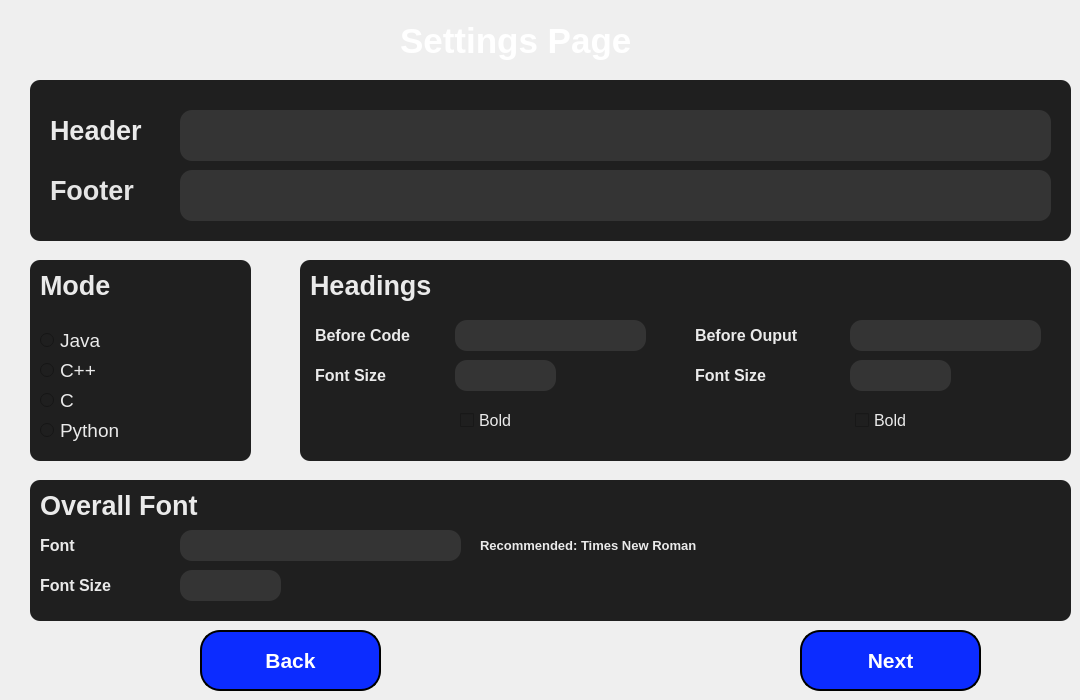
    <widget class="QWidget" name="page_2">
     <widget class="QLabel" name="label_2">
      <property name="geometry">
       <rect>
        <x>400</x>
        <y>10</y>
        <width>321</width>
        <height>61</height>
       </rect>
      </property>
      <property name="font">
       <font>
        <pointsize>26</pointsize>
        <weight>75</weight>
        <bold>true</bold>
       </font>
      </property>
      <property name="styleSheet">
       <string notr="true">color: rgb(255, 255, 255);</string>
      </property>
      <property name="text">
       <string>Settings Page</string>
      </property>
     </widget>
     <widget class="QPushButton" name="pg2_next">
      <property name="geometry">
       <rect>
        <x>800</x>
        <y>630</y>
        <width>181</width>
        <height>61</height>
       </rect>
      </property>
      <property name="font">
       <font>
        <family>Tahoma</family>
        <pointsize>16</pointsize>
        <weight>75</weight>
        <bold>true</bold>
       </font>
      </property>
      <property name="cursor">
       <cursorShape>PointingHandCursor</cursorShape>
      </property>
      <property name="styleSheet">
       <string notr="true"> QPushButton {
	background-color: rgb(12, 44, 255);
	border: 2px solid black;
	border-radius: 20px;
	color: rgb(255, 255, 255);
}
QPushButton:hover {
 	 
	background-color: rgb(0, 2, 147);
}

QPushButton:pressed{
	
	background-color: rgb(75, 192, 255);
}</string>
      </property>
      <property name="text">
       <string>Next</string>
      </property>
     </widget>
     <widget class="QPushButton" name="pg2_back">
      <property name="geometry">
       <rect>
        <x>200</x>
        <y>630</y>
        <width>181</width>
        <height>61</height>
       </rect>
      </property>
      <property name="font">
       <font>
        <family>Tahoma</family>
        <pointsize>16</pointsize>
        <weight>75</weight>
        <bold>true</bold>
       </font>
      </property>
      <property name="cursor">
       <cursorShape>PointingHandCursor</cursorShape>
      </property>
      <property name="styleSheet">
       <string notr="true"> QPushButton {
	background-color: rgb(12, 44, 255);
	border: 2px solid black;
	border-radius: 20px;
	color: rgb(255, 255, 255);
}
QPushButton:hover {
 	 
	background-color: rgb(0, 2, 147);
}

QPushButton:pressed{
	
	background-color: rgb(75, 192, 255);
}</string>
      </property>
      <property name="text">
       <string>Back</string>
      </property>
     </widget>
     <widget class="QFrame" name="pg2_ModeFrame">
      <property name="geometry">
       <rect>
        <x>30</x>
        <y>260</y>
        <width>221</width>
        <height>201</height>
       </rect>
      </property>
      <property name="styleSheet">
       <string notr="true">

QFrame{
	background-color: rgb(31, 31, 31);
	border-radius: 10px;
}</string>
      </property>
      <property name="frameShape">
       <enum>QFrame::StyledPanel</enum>
      </property>
      <property name="frameShadow">
       <enum>QFrame::Raised</enum>
      </property>
      <widget class="QLabel" name="label_9">
       <property name="geometry">
        <rect>
         <x>10</x>
         <y>0</y>
         <width>91</width>
         <height>51</height>
        </rect>
       </property>
       <property name="font">
        <font>
         <pointsize>20</pointsize>
         <weight>75</weight>
         <bold>true</bold>
        </font>
       </property>
       <property name="styleSheet">
        <string notr="true">color: rgb(234, 234, 234);</string>
       </property>
       <property name="text">
        <string>Mode</string>
       </property>
      </widget>
      <widget class="QRadioButton" name="pg2_javaRb">
       <property name="geometry">
        <rect>
         <x>10</x>
         <y>70</y>
         <width>121</width>
         <height>21</height>
        </rect>
       </property>
       <property name="font">
        <font>
         <pointsize>14</pointsize>
         <weight>50</weight>
         <bold>false</bold>
        </font>
       </property>
       <property name="styleSheet">
        <string notr="true">QRadioButton{
	color: rgb(234, 234, 234);
	
	background-color: rgb(31, 31, 31);
}</string>
       </property>
       <property name="text">
        <string>Java</string>
       </property>
      </widget>
      <widget class="QRadioButton" name="pg2_cppRb">
       <property name="geometry">
        <rect>
         <x>10</x>
         <y>100</y>
         <width>121</width>
         <height>21</height>
        </rect>
       </property>
       <property name="font">
        <font>
         <pointsize>14</pointsize>
         <weight>50</weight>
         <bold>false</bold>
        </font>
       </property>
       <property name="styleSheet">
        <string notr="true">QRadioButton{
	color: rgb(234, 234, 234);
	
	background-color: rgb(31, 31, 31);
}</string>
       </property>
       <property name="text">
        <string>C++</string>
       </property>
      </widget>
      <widget class="QRadioButton" name="pg2_cRb">
       <property name="geometry">
        <rect>
         <x>10</x>
         <y>130</y>
         <width>121</width>
         <height>21</height>
        </rect>
       </property>
       <property name="font">
        <font>
         <pointsize>14</pointsize>
         <weight>50</weight>
         <bold>false</bold>
        </font>
       </property>
       <property name="styleSheet">
        <string notr="true">QRadioButton{
	color: rgb(234, 234, 234);
	
	background-color: rgb(31, 31, 31);
}</string>
       </property>
       <property name="text">
        <string>C</string>
       </property>
      </widget>
      <widget class="QRadioButton" name="pg2_cRb_2">
       <property name="geometry">
        <rect>
         <x>10</x>
         <y>160</y>
         <width>121</width>
         <height>21</height>
        </rect>
       </property>
       <property name="font">
        <font>
         <pointsize>14</pointsize>
         <weight>50</weight>
         <bold>false</bold>
        </font>
       </property>
       <property name="styleSheet">
        <string notr="true">QRadioButton{
	color: rgb(234, 234, 234);
	
	background-color: rgb(31, 31, 31);
}</string>
       </property>
       <property name="text">
        <string>Python</string>
       </property>
      </widget>
     </widget>
     <widget class="QFrame" name="pg2_HeadingsFrame">
      <property name="geometry">
       <rect>
        <x>300</x>
        <y>260</y>
        <width>771</width>
        <height>201</height>
       </rect>
      </property>
      <property name="styleSheet">
       <string notr="true">

QFrame{
	background-color: rgb(31, 31, 31);
	border-radius: 10px;
}</string>
      </property>
      <property name="frameShape">
       <enum>QFrame::StyledPanel</enum>
      </property>
      <property name="frameShadow">
       <enum>QFrame::Raised</enum>
      </property>
      <widget class="QLabel" name="label_12">
       <property name="geometry">
        <rect>
         <x>10</x>
         <y>0</y>
         <width>161</width>
         <height>51</height>
        </rect>
       </property>
       <property name="font">
        <font>
         <pointsize>20</pointsize>
         <weight>75</weight>
         <bold>true</bold>
        </font>
       </property>
       <property name="styleSheet">
        <string notr="true">color: rgb(234, 234, 234);</string>
       </property>
       <property name="text">
        <string>Headings</string>
       </property>
      </widget>
      <widget class="QLabel" name="label_13">
       <property name="geometry">
        <rect>
         <x>15</x>
         <y>50</y>
         <width>141</width>
         <height>51</height>
        </rect>
       </property>
       <property name="font">
        <font>
         <pointsize>12</pointsize>
         <weight>75</weight>
         <bold>true</bold>
        </font>
       </property>
       <property name="styleSheet">
        <string notr="true">color: rgb(234, 234, 234);</string>
       </property>
       <property name="text">
        <string>Before Code</string>
       </property>
      </widget>
      <widget class="QLineEdit" name="pg2_befcodeBox">
       <property name="geometry">
        <rect>
         <x>155</x>
         <y>60</y>
         <width>191</width>
         <height>31</height>
        </rect>
       </property>
       <property name="font">
        <font>
         <pointsize>12</pointsize>
        </font>
       </property>
       <property name="styleSheet">
        <string notr="true">QLineEdit{

	color: rgb(234, 234, 234);
	background-color: rgb(52, 52, 52);
	border: 2pxs solid rgb(11, 11, 11);
	border-radius: 12px;
}</string>
       </property>
      </widget>
      <widget class="QLabel" name="label_14">
       <property name="geometry">
        <rect>
         <x>395</x>
         <y>50</y>
         <width>151</width>
         <height>51</height>
        </rect>
       </property>
       <property name="font">
        <font>
         <pointsize>12</pointsize>
         <weight>75</weight>
         <bold>true</bold>
        </font>
       </property>
       <property name="styleSheet">
        <string notr="true">color: rgb(234, 234, 234);</string>
       </property>
       <property name="text">
        <string>Before Ouput</string>
       </property>
      </widget>
      <widget class="QLineEdit" name="pg2_befoutBox">
       <property name="geometry">
        <rect>
         <x>550</x>
         <y>60</y>
         <width>191</width>
         <height>31</height>
        </rect>
       </property>
       <property name="font">
        <font>
         <pointsize>12</pointsize>
        </font>
       </property>
       <property name="styleSheet">
        <string notr="true">QLineEdit{

	color: rgb(234, 234, 234);
	background-color: rgb(52, 52, 52);
	border: 2pxs solid rgb(11, 11, 11);
	border-radius: 12px;
}</string>
       </property>
      </widget>
      <widget class="QLabel" name="label_15">
       <property name="geometry">
        <rect>
         <x>15</x>
         <y>105</y>
         <width>111</width>
         <height>21</height>
        </rect>
       </property>
       <property name="font">
        <font>
         <pointsize>12</pointsize>
         <weight>75</weight>
         <bold>true</bold>
        </font>
       </property>
       <property name="styleSheet">
        <string notr="true">color: rgb(234, 234, 234);</string>
       </property>
       <property name="text">
        <string>Font Size</string>
       </property>
      </widget>
      <widget class="QLineEdit" name="pg2_befCodeFont">
       <property name="geometry">
        <rect>
         <x>155</x>
         <y>100</y>
         <width>101</width>
         <height>31</height>
        </rect>
       </property>
       <property name="font">
        <font>
         <pointsize>12</pointsize>
        </font>
       </property>
       <property name="styleSheet">
        <string notr="true">QLineEdit{

	color: rgb(234, 234, 234);
	background-color: rgb(52, 52, 52);
	border: 2pxs solid rgb(11, 11, 11);
	border-radius: 12px;
}</string>
       </property>
      </widget>
      <widget class="QCheckBox" name="pg2_BfBold">
       <property name="geometry">
        <rect>
         <x>160</x>
         <y>150</y>
         <width>81</width>
         <height>20</height>
        </rect>
       </property>
       <property name="font">
        <font>
         <pointsize>12</pointsize>
        </font>
       </property>
       <property name="styleSheet">
        <string notr="true">QCheckBox{
	color: rgb(234, 234, 234);
	
	background-color: rgb(31, 31, 31);
}</string>
       </property>
       <property name="text">
        <string>Bold</string>
       </property>
      </widget>
      <widget class="QCheckBox" name="pg2_BoBold">
       <property name="geometry">
        <rect>
         <x>555</x>
         <y>150</y>
         <width>81</width>
         <height>20</height>
        </rect>
       </property>
       <property name="font">
        <font>
         <pointsize>12</pointsize>
        </font>
       </property>
       <property name="styleSheet">
        <string notr="true">QCheckBox{
	color: rgb(234, 234, 234);
	
	background-color: rgb(31, 31, 31);
}</string>
       </property>
       <property name="text">
        <string>Bold</string>
       </property>
      </widget>
      <widget class="QLabel" name="label_16">
       <property name="geometry">
        <rect>
         <x>395</x>
         <y>105</y>
         <width>111</width>
         <height>21</height>
        </rect>
       </property>
       <property name="font">
        <font>
         <pointsize>12</pointsize>
         <weight>75</weight>
         <bold>true</bold>
        </font>
       </property>
       <property name="styleSheet">
        <string notr="true">color: rgb(234, 234, 234);</string>
       </property>
       <property name="text">
        <string>Font Size</string>
       </property>
      </widget>
      <widget class="QLineEdit" name="pg2_befoutFont">
       <property name="geometry">
        <rect>
         <x>550</x>
         <y>100</y>
         <width>101</width>
         <height>31</height>
        </rect>
       </property>
       <property name="font">
        <font>
         <pointsize>12</pointsize>
        </font>
       </property>
       <property name="styleSheet">
        <string notr="true">QLineEdit{

	color: rgb(234, 234, 234);
	background-color: rgb(52, 52, 52);
	border: 2pxs solid rgb(11, 11, 11);
	border-radius: 12px;
}</string>
       </property>
      </widget>
     </widget>
     <widget class="QFrame" name="pg2_OverallFrame">
      <property name="geometry">
       <rect>
        <x>30</x>
        <y>480</y>
        <width>1041</width>
        <height>141</height>
       </rect>
      </property>
      <property name="styleSheet">
       <string notr="true">

QFrame{
	background-color: rgb(31, 31, 31);
	border-radius: 10px;
}</string>
      </property>
      <property name="frameShape">
       <enum>QFrame::StyledPanel</enum>
      </property>
      <property name="frameShadow">
       <enum>QFrame::Raised</enum>
      </property>
      <widget class="QLabel" name="label_22">
       <property name="geometry">
        <rect>
         <x>10</x>
         <y>0</y>
         <width>211</width>
         <height>51</height>
        </rect>
       </property>
       <property name="font">
        <font>
         <pointsize>20</pointsize>
         <weight>75</weight>
         <bold>true</bold>
        </font>
       </property>
       <property name="styleSheet">
        <string notr="true">color: rgb(234, 234, 234);</string>
       </property>
       <property name="text">
        <string>Overall Font</string>
       </property>
      </widget>
      <widget class="QLabel" name="label_23">
       <property name="geometry">
        <rect>
         <x>10</x>
         <y>40</y>
         <width>141</width>
         <height>51</height>
        </rect>
       </property>
       <property name="font">
        <font>
         <pointsize>12</pointsize>
         <weight>75</weight>
         <bold>true</bold>
        </font>
       </property>
       <property name="styleSheet">
        <string notr="true">color: rgb(234, 234, 234);</string>
       </property>
       <property name="text">
        <string>Font</string>
       </property>
      </widget>
      <widget class="QLineEdit" name="pg2_befcodeBox_3">
       <property name="geometry">
        <rect>
         <x>150</x>
         <y>50</y>
         <width>281</width>
         <height>31</height>
        </rect>
       </property>
       <property name="font">
        <font>
         <pointsize>12</pointsize>
        </font>
       </property>
       <property name="styleSheet">
        <string notr="true">QLineEdit{

	color: rgb(234, 234, 234);
	background-color: rgb(52, 52, 52);
	border: 2pxs solid rgb(11, 11, 11);
	border-radius: 12px;
}</string>
       </property>
      </widget>
      <widget class="QLabel" name="label_25">
       <property name="geometry">
        <rect>
         <x>10</x>
         <y>95</y>
         <width>111</width>
         <height>21</height>
        </rect>
       </property>
       <property name="font">
        <font>
         <pointsize>12</pointsize>
         <weight>75</weight>
         <bold>true</bold>
        </font>
       </property>
       <property name="styleSheet">
        <string notr="true">color: rgb(234, 234, 234);</string>
       </property>
       <property name="text">
        <string>Font Size</string>
       </property>
      </widget>
      <widget class="QLineEdit" name="pg2_befCodeFont_3">
       <property name="geometry">
        <rect>
         <x>150</x>
         <y>90</y>
         <width>101</width>
         <height>31</height>
        </rect>
       </property>
       <property name="font">
        <font>
         <pointsize>12</pointsize>
        </font>
       </property>
       <property name="styleSheet">
        <string notr="true">QLineEdit{

	color: rgb(234, 234, 234);
	background-color: rgb(52, 52, 52);
	border: 2pxs solid rgb(11, 11, 11);
	border-radius: 12px;
}</string>
       </property>
      </widget>
      <widget class="QLabel" name="label_24">
       <property name="geometry">
        <rect>
         <x>450</x>
         <y>40</y>
         <width>311</width>
         <height>51</height>
        </rect>
       </property>
       <property name="font">
        <font>
         <pointsize>10</pointsize>
         <weight>75</weight>
         <bold>true</bold>
        </font>
       </property>
       <property name="styleSheet">
        <string notr="true">color: rgb(234, 234, 234);</string>
       </property>
       <property name="text">
        <string>Recommended: Times New Roman</string>
       </property>
      </widget>
     </widget>
     <widget class="QFrame" name="pg2_OverallFrame_2">
      <property name="geometry">
       <rect>
        <x>30</x>
        <y>80</y>
        <width>1041</width>
        <height>161</height>
       </rect>
      </property>
      <property name="styleSheet">
       <string notr="true">

QFrame{
	background-color: rgb(31, 31, 31);
	border-radius: 10px;
}</string>
      </property>
      <property name="frameShape">
       <enum>QFrame::StyledPanel</enum>
      </property>
      <property name="frameShadow">
       <enum>QFrame::Raised</enum>
      </property>
      <widget class="QLabel" name="label_8">
       <property name="geometry">
        <rect>
         <x>20</x>
         <y>80</y>
         <width>151</width>
         <height>61</height>
        </rect>
       </property>
       <property name="font">
        <font>
         <pointsize>20</pointsize>
         <weight>75</weight>
         <bold>true</bold>
        </font>
       </property>
       <property name="styleSheet">
        <string notr="true">color: rgb(229, 229, 229);</string>
       </property>
       <property name="text">
        <string>Footer</string>
       </property>
      </widget>
      <widget class="QLabel" name="label_4">
       <property name="geometry">
        <rect>
         <x>20</x>
         <y>20</y>
         <width>151</width>
         <height>61</height>
        </rect>
       </property>
       <property name="font">
        <font>
         <pointsize>20</pointsize>
         <weight>75</weight>
         <bold>true</bold>
        </font>
       </property>
       <property name="styleSheet">
        <string notr="true">color: rgb(234, 234, 234);</string>
       </property>
       <property name="text">
        <string>Header</string>
       </property>
      </widget>
      <widget class="QLineEdit" name="pg2_footer_box">
       <property name="geometry">
        <rect>
         <x>150</x>
         <y>90</y>
         <width>871</width>
         <height>51</height>
        </rect>
       </property>
       <property name="font">
        <font>
         <pointsize>16</pointsize>
        </font>
       </property>
       <property name="styleSheet">
        <string notr="true">QLineEdit{

	color: rgb(234, 234, 234);
	background-color: rgb(52, 52, 52);
	border: 2pxs solid rgb(11, 11, 11);
	border-radius: 12px;
}</string>
       </property>
      </widget>
      <widget class="QLineEdit" name="pg2_header_box">
       <property name="geometry">
        <rect>
         <x>150</x>
         <y>30</y>
         <width>871</width>
         <height>51</height>
        </rect>
       </property>
       <property name="font">
        <font>
         <pointsize>16</pointsize>
        </font>
       </property>
       <property name="styleSheet">
        <string notr="true">QLineEdit{

	color: rgb(234, 234, 234);
	background-color: rgb(52, 52, 52);
	border: 2pxs solid rgb(11, 11, 11);
	border-radius: 12px;
}</string>
       </property>
      </widget>
     </widget>
    </widget>
